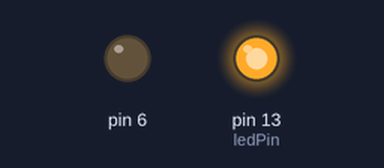
Bench run of a sketch on a simulated Arduino Uno, built with avr-gcc and run on an emulated ATmega328P. On the bench: output pins drawn as LEDs (lit = HIGH).

Above: at 0.1 s.
At 1.4 s:
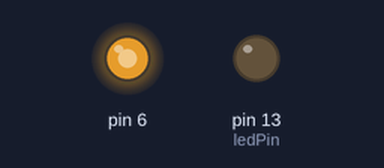
At 20.07 s:
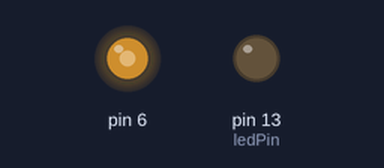
At 38.81 s:
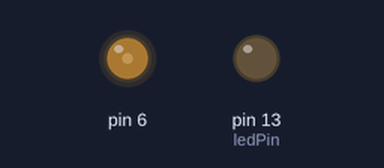
Timing chart, 0 to 40.0 s (numbered marks = the images above):
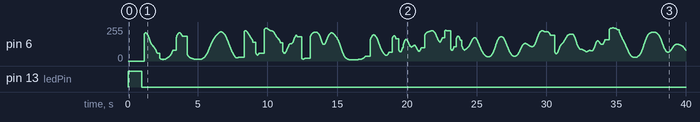

The sketch:

perlin_03.ino
```cpp
#include <math.h>

/*
Ken Perlins improved noise   -  http://mrl.nyu.edu/~perlin/noise/
C-port:  http://www.fundza.com/c4serious/noise/perlin/perlin.html
by Malcolm Kesson;   arduino port by Peter Chiochetti, Sep 2007 :
-  make permutation constant byte, obsoletes init(), lookup % 256
*/

static const byte p[] = {   151, 160, 137, 91, 90, 15, 131, 13, 201, 95, 96,
                            53, 194, 233, 7, 225, 140, 36, 103, 30, 69, 142, 8, 99, 37, 240, 21, 10, 23, 190, 6,
                            148, 247, 120, 234, 75, 0, 26, 197, 62, 94, 252, 219, 203, 117, 35, 11, 32, 57, 177,
                            33, 88, 237, 149, 56, 87, 174, 20, 125, 136, 171, 168, 68, 175, 74, 165, 71, 134, 139,
                            48, 27, 166, 77, 146, 158, 231, 83, 111, 229, 122, 60, 211, 133, 230, 220, 105, 92,
                            41, 55, 46, 245, 40, 244, 102, 143, 54, 65, 25, 63, 161, 1, 216, 80, 73, 209, 76, 132,
                            187, 208, 89, 18, 169, 200, 196, 135, 130, 116, 188, 159, 86, 164, 100, 109, 198,
                            173, 186, 3, 64, 52, 217, 226, 250, 124, 123, 5, 202, 38, 147, 118, 126, 255, 82, 85,
                            212, 207, 206, 59, 227, 47, 16, 58, 17, 182, 189, 28, 42, 223, 183, 170, 213, 119,
                            248, 152, 2, 44, 154, 163, 70, 221, 153, 101, 155, 167, 43, 172, 9, 129, 22, 39, 253,
                            19, 98, 108, 110, 79, 113, 224, 232, 178, 185, 112, 104, 218, 246, 97, 228, 251, 34,
                            242, 193, 238, 210, 144, 12, 191, 179, 162, 241, 81, 51, 145, 235, 249, 14, 239, 107,
                            49, 192, 214, 31, 181, 199, 106, 157, 184, 84, 204, 176, 115, 121, 50, 45, 127, 4,
                            150, 254, 138, 236, 205, 93, 222, 114, 67, 29, 24, 72, 243, 141, 128, 195, 78, 66,
                            215, 61, 156, 180
                        };

double fade(double t) {
  return t * t * t * (t * (t * 6 - 15) + 10);
}
double lerp(double t, double a, double b) {
  return a + t * (b - a);
}
double grad(int hash, double x, double y, double z)
{
  int     h = hash & 15;          /* CONVERT LO 4 BITS OF HASH CODE */
  double  u = h < 8 ? x : y,      /* INTO 12 GRADIENT DIRECTIONS.   */
          v = h < 4 ? y : h == 12 || h == 14 ? x : z;
  return ((h & 1) == 0 ? u : -u) + ((h & 2) == 0 ? v : -v);
}

#define P(x) p[(x) & 255]

double pnoise(double x, double y, double z)
{
  int   X = (int)floor(x) & 255,             /* FIND UNIT CUBE THAT */
        Y = (int)floor(y) & 255,             /* CONTAINS POINT.     */
        Z = (int)floor(z) & 255;
  x -= floor(x);                             /* FIND RELATIVE X,Y,Z */
  y -= floor(y);                             /* OF POINT IN CUBE.   */
  z -= floor(z);
  double  u = fade(x),                       /* COMPUTE FADE CURVES */
          v = fade(y),                       /* FOR EACH OF X,Y,Z.  */
          w = fade(z);
  int  A = P(X) + Y,
       AA = P(A) + Z,
       AB = P(A + 1) + Z,                    /* HASH COORDINATES OF */
       B = P(X + 1) + Y,
       BA = P(B) + Z,
       BB = P(B + 1) + Z;                    /* THE 8 CUBE CORNERS, */

  return lerp(w, lerp(v, lerp(u, grad(P(AA  ), x, y, z), /* AND ADD */
                              grad(P(BA  ), x - 1, y, z)), /* BLENDED */
                      lerp(u, grad(P(AB  ), x, y - 1, z),      /* RESULTS */
                           grad(P(BB  ), x - 1, y - 1, z))),   /* FROM  8 */
              lerp(v, lerp(u, grad(P(AA + 1), x, y, z - 1), /* CORNERS */
                           grad(P(BA + 1), x - 1, y, z - 1)),    /* OF CUBE */
                   lerp(u, grad(P(AB + 1), x, y - 1, z - 1),
                        grad(P(BB + 1), x - 1, y - 1, z - 1))));
}

#define ledPin 13

void blink(int dur)
{
  pinMode(ledPin, OUTPUT);
  digitalWrite(ledPin, HIGH);
  delay(dur);
  digitalWrite(ledPin, LOW);
}

void setup()
{
  Serial.begin(19200);
  blink(1000);
}

int lut[] = {0x00, 0x00, 0x00, 0x00, 0x00, 0x00, 0x00, 0x00, 0x00, 0x00, 0x01, 0x01, 0x01, 0x01, 0x01, 0x01,
0x01, 0x01, 0x01, 0x01, 0x01, 0x01, 0x01, 0x01, 0x01, 0x02, 0x02, 0x02, 0x02, 0x02, 0x02, 0x02,
0x02, 0x02, 0x03, 0x03, 0x03, 0x03, 0x03, 0x03, 0x04, 0x04, 0x04, 0x04, 0x04, 0x05, 0x05, 0x05,
0x05, 0x06, 0x06, 0x06, 0x07, 0x07, 0x07, 0x08, 0x08, 0x08, 0x09, 0x09, 0x0A, 0x0A, 0x0B, 0x0B,
0x0C, 0x0C, 0x0D, 0x0D, 0x0E, 0x0F, 0x0F, 0x10, 0x11, 0x11, 0x12, 0x13, 0x14, 0x15, 0x16, 0x17,
0x18, 0x19, 0x1A, 0x1B, 0x1C, 0x1D, 0x1F, 0x20, 0x21, 0x23, 0x24, 0x26, 0x27, 0x29, 0x2B, 0x2C,
0x2E, 0x30, 0x32, 0x34, 0x36, 0x38, 0x3A, 0x3C, 0x3E, 0x40, 0x43, 0x45, 0x47, 0x4A, 0x4C, 0x4F,
0x51, 0x54, 0x57, 0x59, 0x5C, 0x5F, 0x62, 0x64, 0x67, 0x6A, 0x6D, 0x70, 0x73, 0x76, 0x79, 0x7C,
0x7F, 0x82, 0x85, 0x88, 0x8B, 0x8E, 0x91, 0x94, 0x97, 0x9A, 0x9C, 0x9F, 0xA2, 0xA5, 0xA7, 0xAA,
0xAD, 0xAF, 0xB2, 0xB4, 0xB7, 0xB9, 0xBB, 0xBE, 0xC0, 0xC2, 0xC4, 0xC6, 0xC8, 0xCA, 0xCC, 0xCE,
0xD0, 0xD2, 0xD3, 0xD5, 0xD7, 0xD8, 0xDA, 0xDB, 0xDD, 0xDE, 0xDF, 0xE1, 0xE2, 0xE3, 0xE4, 0xE5,
0xE6, 0xE7, 0xE8, 0xE9, 0xEA, 0xEB, 0xEC, 0xED, 0xED, 0xEE, 0xEF, 0xEF, 0xF0, 0xF1, 0xF1, 0xF2,
0xF2, 0xF3, 0xF3, 0xF4, 0xF4, 0xF5, 0xF5, 0xF6, 0xF6, 0xF6, 0xF7, 0xF7, 0xF7, 0xF8, 0xF8, 0xF8,
0xF9, 0xF9, 0xF9, 0xF9, 0xFA, 0xFA, 0xFA, 0xFA, 0xFA, 0xFB, 0xFB, 0xFB, 0xFB, 0xFB, 0xFB, 0xFC,
0xFC, 0xFC, 0xFC, 0xFC, 0xFC, 0xFC, 0xFC, 0xFC, 0xFD, 0xFD, 0xFD, 0xFD, 0xFD, 0xFD, 0xFD, 0xFD,
0xFD, 0xFD, 0xFD, 0xFD, 0xFD, 0xFD, 0xFD, 0xFE, 0xFE, 0xFE, 0xFE, 0xFE, 0xFE, 0xFE, 0xFF, 0xFF};
/* Koordinatenpaare rechnen */
void loop()
{
  double x, y;
  static double i = 0;
  i += 0.0005;
  x = pnoise(i + sin(i), i + cos(i), i);
  int value = (int) (x * 10000);
  int id = (int) map(value, -10000, 10000, 0, 255);
  analogWrite(6, lut[id]);

//  y = pnoise(i - sin(i), i - cos(i), i);

  // aktuelle Koordinaten ausgeben
//  Serial.print(x);
//  Serial.print(" ");
//  Serial.println(y);
}
```
